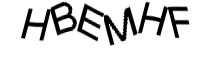
#> input picture sina/amazonpicture/Captcha_sfutexxsfr.jpg, 200 x 70 px; its folder holds only this picture in this run
$ python test.py amazonpicture/Captcha_sfutexxsfr.jpg   (Python 2 division)
#> lines starting #> are read from the running program, lines starting #| are printed output that depends on the picture; after the words box and inside, x2 and y2 are one past the last pixel; in counts of white or black regions, pixels touching at a corner belong together
#!/usr/bin/env python
# -*- coding: utf-8 -*-
# Created by Chuande Wang on 16/6/15
import sys
import os
from PIL import Image


def binarized(filename):
#> called with filename = 'amazonpicture/Captcha_sfutexxsfr.jpg'
    print filename

    #存放训练数据
    if not os.path.exists('training_amazon'):
        os.mkdir('training_amazon')

    print filename
    #网络上的图片转换成Image对象
    image = Image.open(filename)
#> image is the input picture: PIL image 200x70 L; min 0, max 255, mean 219.1
    #灰度化处理
    #有很多种算法，这里选择rgb加权平均值算法
    #gray_image = Image.new('RGB', image.size)
    gray_image = Image.new('1', image.size)
#> gray_image: PIL image 200x70 1; every value is 0
    #获得rgb数据序列，每一个都是(r,g,b)三元组
    # raw_data = image.getdata()
    width, height  = image.size
#> width = 200; height = 70
    # rgb_im = image.convert('RGB')
    raw_data = image.load()


    for x in range(width):
        for y in range(height):
            value = raw_data[x, y]
            if value < 6:
                gray_image.putpixel((x, y), 0)
            else:
                gray_image.putpixel((x, y), 255)
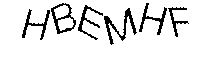
#> gray_image: PIL image 200x70 1; 90.7% white; black in thin lines or dots, all inside (x1, y1, x2, y2) = (22, 3, 189, 45)
    img_name = os.path.basename(filename).split('.')[0]
    print(img_name)
    gray_image.save(os.path.join('training_amazon', '%s.png' %img_name))
    image.close()
    gray_image.close()


def show_image_pixel(filename):
    img = Image.open(filename)
    pixels = img.load()

    for i in range(img.size[0]):  # for every pixel:
        for j in range(img.size[1]):
            print("****")
            print(pixels[i, j])
            #pixels[i, j] = (i, j, 100)  # set the colour accordingly


def main(filename):
    root, dirs, files = os.walk(filename)
    for name in files:
        print(os.path.abspath(name))
    #binarized(filename)


if __name__ == '__main__':
    # [6 lines of commented-out code are left out]
    rootDir = "amazonpicture"
    for root, dirs, files in os.walk(rootDir):
        for name in files:
            image_name = os.path.join(root, name)
            #print image_name
            binarized(image_name)

$ run again, on sina/amazonpicture/Captcha_sgbklreurb.jpg
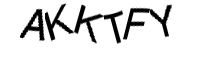
#> input picture sina/amazonpicture/Captcha_sgbklreurb.jpg, 200 x 70 px
#> in binarized, image is the input picture: PIL image 200x70 L; min 0, max 255, mean 228
#> after the loop in binarized, `for x in range(width):`:
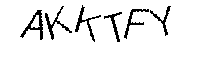
#> gray_image: PIL image 200x70 1; 93.2% white; black in thin lines or dots, all inside (x1, y1, x2, y2) = (20, 5, 171, 42)

$ run again, on sina/amazonpicture/Captcha_sgghjyenhl.jpg
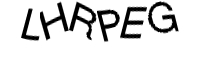
#> input picture sina/amazonpicture/Captcha_sgghjyenhl.jpg, 200 x 70 px
#> in binarized, image is the input picture: PIL image 200x70 L; min 0, max 255, mean 223.7
#> after the loop in binarized, `for x in range(width):`:
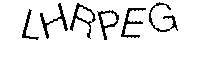
#> gray_image: PIL image 200x70 1; 92.3% white; black in thin lines or dots, all inside (x1, y1, x2, y2) = (22, 2, 178, 40)
